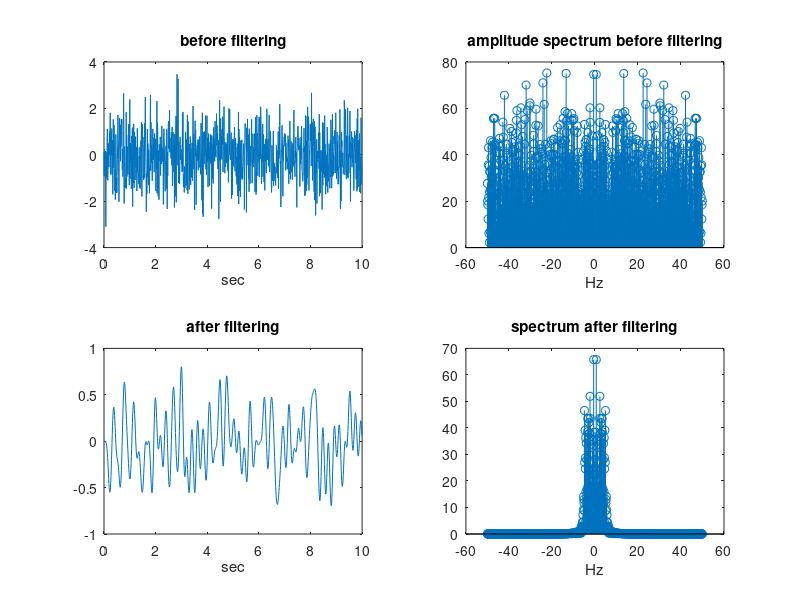
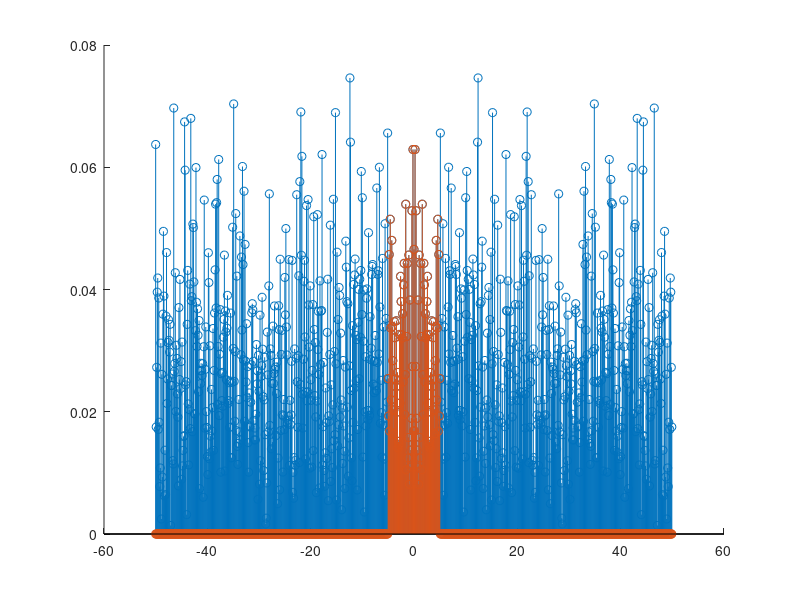
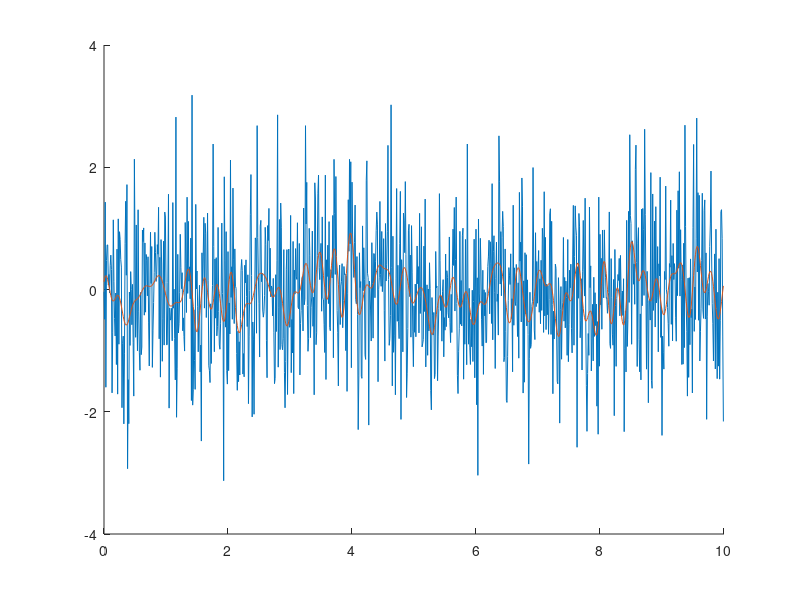
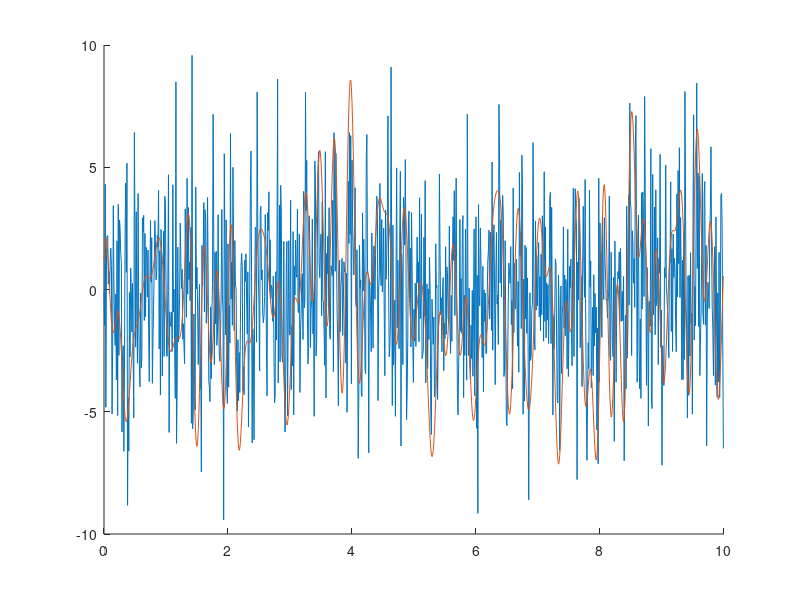

Recreate these plots in MATLAB, in order.
%% Author : Mohamad Saab

%% Task 0.6.1
N = 1000;
n = 0:N-1;
x = randn(1,N);
X = fftshift(fft(x,N));
subplot(1,3,1);plot(n,x);
faxis_bins = -N/2:N/2 -1;
subplot(1,3,2);stem(faxis_bins,abs(X));
subplot(1,3,3);stem(faxis_bins,angle(X));

%% Task 0.6.2
N = 1000;
n = 0:N-1;
fs = 100; Ts = 1/fs;
order = 5;
ripple = 2;
fc = 5;
x = randn(1,N);
t = n*Ts;
subplot(2,2,1);plot(t,x);title('before filtering');xlabel('sec');
faxis_Hz = fs/N * (-N/2:N/2 -1);
subplot(2,2,2);stem(faxis_Hz,abs(fftshift(fft(x))));title('amplitude spectrum before filtering');xlabel('Hz');
wp = fc/(0.5*fs);
[B,A] = cheby1(order,ripple,wp);
xfiltered = filter(B,A,x);
subplot(2,2,3);plot(t,xfiltered);title('after filtering');xlabel('sec');
subplot(2,2,4);stem(faxis_Hz,abs(fftshift(fft(xfiltered))));title('spectrum after filtering')';xlabel('Hz');

%% Task 0.6.3
N = 1000; n = 0:N-1 ;fs = 100; t = n/fs ; faxis_Hz = fs/N * (-N/2:N/2 -1);
x = randn(1,N); X = 1/N * fftshift(fft(x,N));
X2 = zeros(size(X));
fp = (faxis_Hz<=5 & faxis_Hz>=-5);
X2(fp) = X(fp); 
figure; hold on;
stem(faxis_Hz,abs(X));
stem(faxis_Hz,abs(X2));
x2 = N*(ifft(ifftshift(X2)));
figure;hold on;plot(t,x);plot(t,x2);



%% Task 0.7.1
RMSdes = 3;
xdes = x*RMSdes / rms(x);
x2des = x2*RMSdes / rms(x2);
figure; hold on;
plot(t,xdes,t,x2des);






